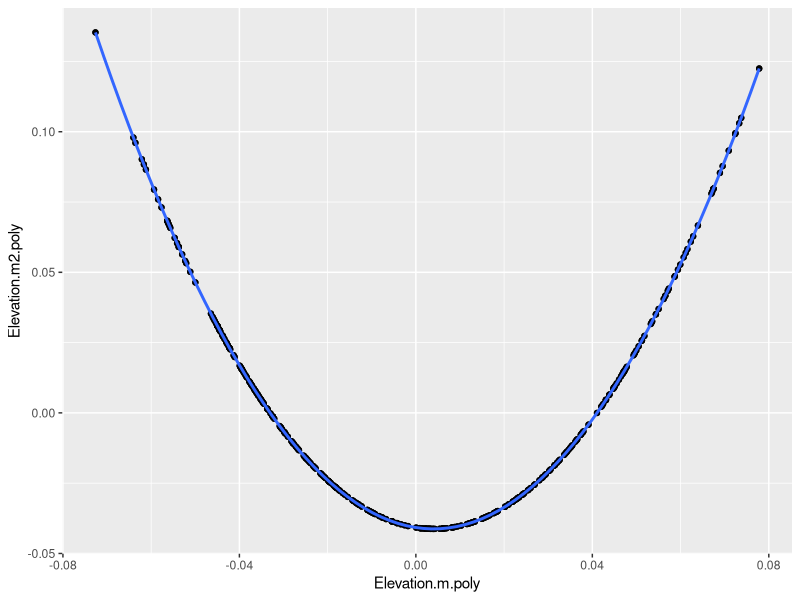
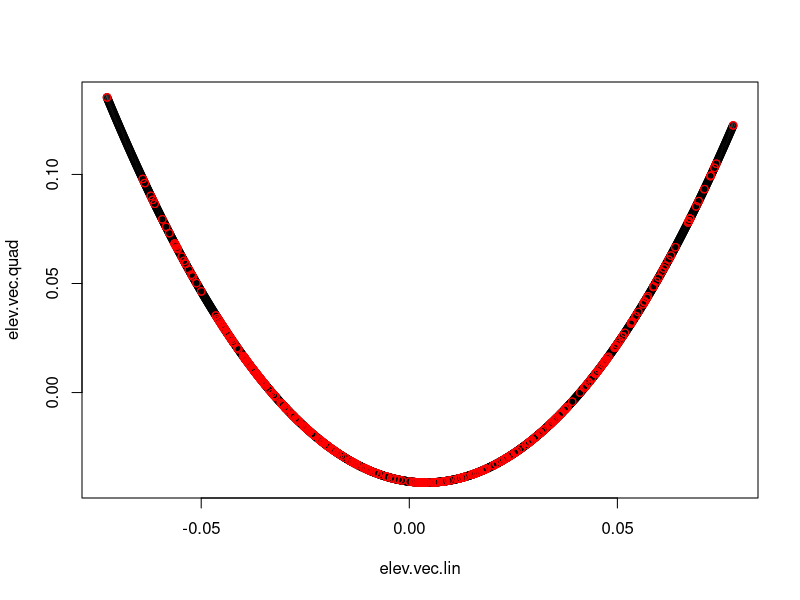
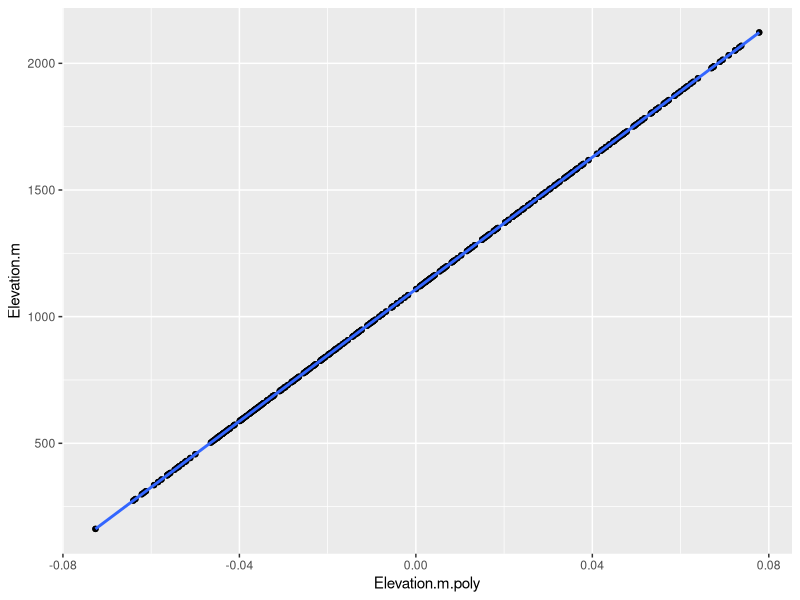
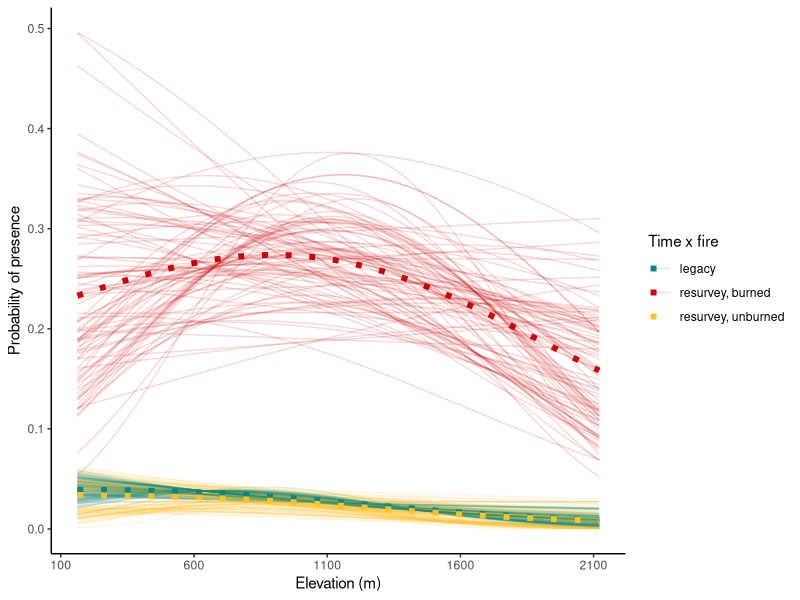
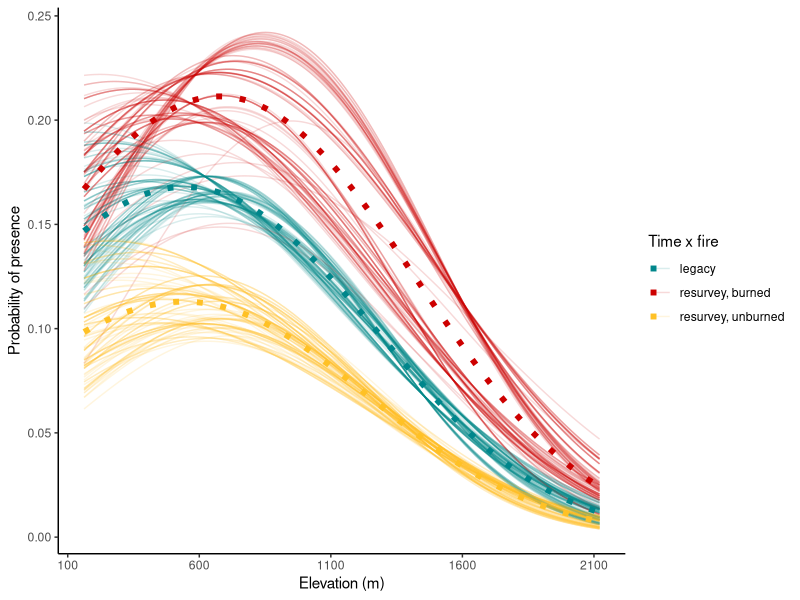
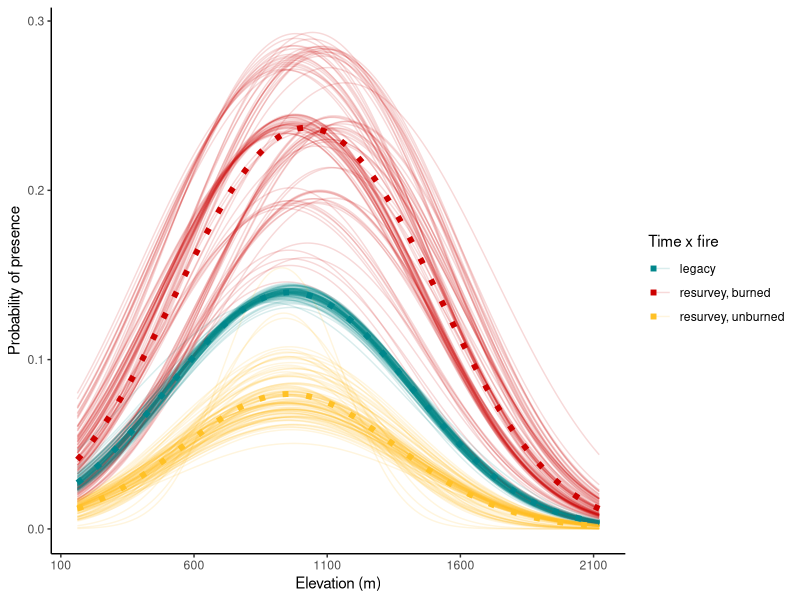
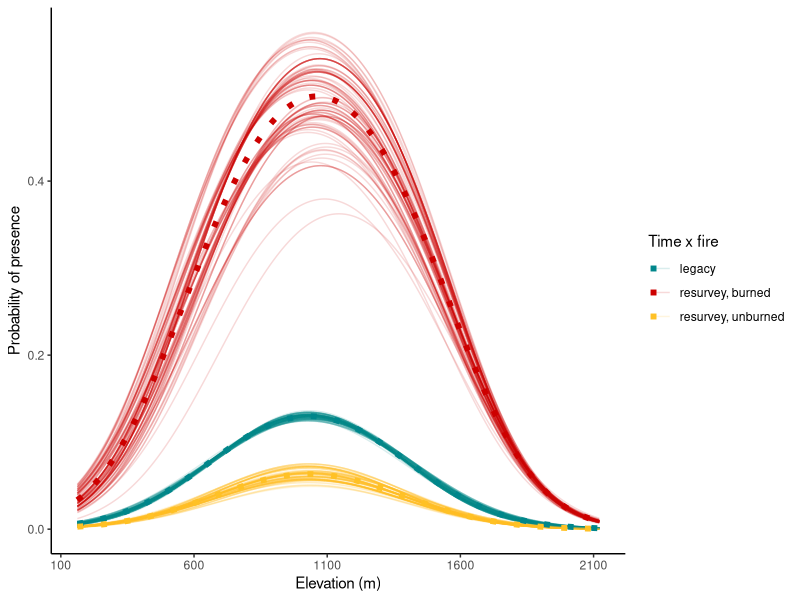
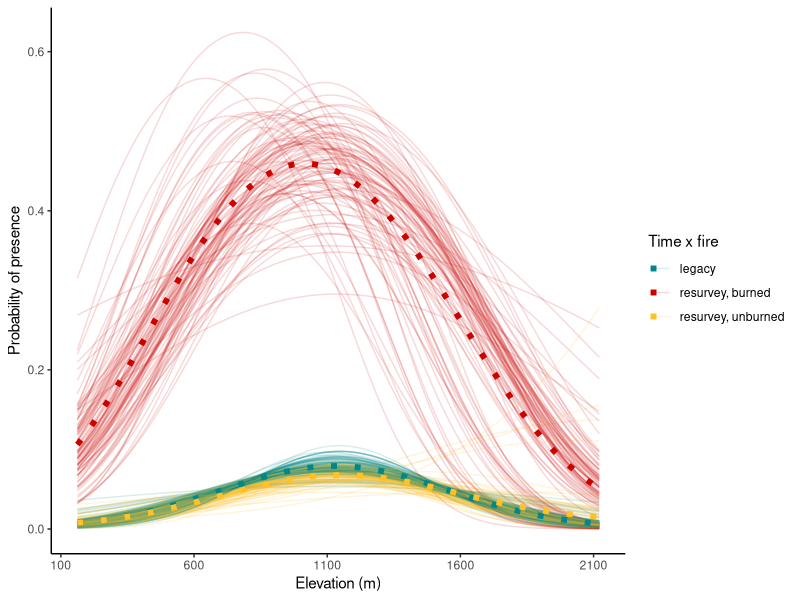

Generate these figures, in order, with R:
# Created: Feb. 16, 2021
# Modified: Apr. 23, 2021
# This script visualizes model-averaged predictions for each rarefied dataset

library(tidyverse)

#### read in and prepare tables of coefficients

# coefficients from all top models for each rarefied dataset that ran without warnings
# these models use the poly() formulaton for orthogonal elevation^2 terms
coeff.ALLDAT <- read.csv("data/3b_new_coefficients.csv", header = TRUE)

# filter to just model average for each rarefied dataset
coeff.avgs <- coeff.ALLDAT %>% filter(Type=="Avg") # now we have 100 model averages per species (or, <100 for the species for which some rarefied datasets threw warnings?)

# split into species modeled with fire vs without
coeffs.fire <- coeff.avgs %>% filter(Fire.Included=="Yes")
coeffs.nofire <- coeff.avgs %>% filter(Fire.Included=="No")

#### species lists

## good spp - fire (n=7)
#"ACMI", "CEVE", "EPAN", "PAMY"
#"ARUV" (but based on 98 datasets without warnings)
#"CARU" (but 21 datasets meet criterion for no fire)
#"VAME" (but cannot run most complex model)species.list.fire <- coeffs.fire %>% 

## good spp - no fire (n=29)
#"ACCI", "ACGL", "ATFI", "CHUM", "CLUN", "COCA", "GASH", "GOOB", "GYDR", "LIBO", "MANE", "MEFE", "OPHO", "POMU", "PTAQ", "RUPA", "RUPE", "RUSP", "SOSI", "TITR", "VASI"
#"AMAL" (but based on 98 datasets without warnings)
#"CAME" (but based on 74 datasets without warnings)
#"GAOV" (but based on 99 datasets without warnings)
#"HIAL" (but based on 99 datasets without warnings)
#"HODI" (but cannot run most complex model)
#"RULA" (but based on 99 datasets without warnings)
#"SPBE" (but 35 datasets meet criterion for fire)
#"TRBO" (but based on 70 datasets without warnings)

## bad spp (n=6)
#"COST", "LUPE", "PHEM", "RHAL", "VAAL", "VADE"

species.list.fire <- coeffs.fire %>% 
  group_by(Species) %>% 
  summarise(Species=first(Species))

species.list.nofire <- coeffs.nofire %>% 
  group_by(Species) %>% 
  summarise(Species=first(Species))


#### elevation vector for multiplying by coefficients
# needs to be in poly-transformed units

# exploring to determine what poly-tranformed values should be
dat <- read_csv("data/3c_transformed_polynomials.csv")

# relationship between quadratic and linear terms in poly-transformed units is a perfect quadratic
ggplot(data=dat, aes(x=Elevation.m.poly, y=Elevation.m2.poly)) +
  geom_point() +
  geom_smooth(method="lm", formula= y~poly(x,2))

# quadratic function is given by this model
poly.mod <- lm(Elevation.m2.poly ~ Elevation.m.poly + I(Elevation.m.poly^2), data=dat)

# linear vector
# range based on min/max values in dat$Elevation.m.poly
elev.vec.lin = as.numeric(seq(min(dat$Elevation.m.poly), max(dat$Elevation.m.poly), by=0.0001)) 

# quadratic vector
elev.vec.quad = poly.mod$coefficients[1] + 
  elev.vec.lin*poly.mod$coefficients[2] + 
  elev.vec.lin*elev.vec.lin*poly.mod$coefficients[3]
plot(elev.vec.quad ~ elev.vec.lin) + 
  points(dat$Elevation.m.poly, dat$Elevation.m2.poly, col="red") #ok! we have linear and quadratic elevation vectors that match what the models are using


#### elevation list for back-transformed axis labels
# needs to be in raw units (m)
ggplot(data=dat, aes(x=Elevation.m.poly, y=Elevation.m)) +
  geom_point() +
  geom_smooth(method="lm")

poly.ticks.default = seq(-0.08, 0.08, by=0.04)
back.mod.default <- lm(Elevation.m ~ Elevation.m.poly, data=dat)
raw.ticks.default = back.mod.default$coefficients[1] + poly.ticks.default*back.mod.default$coefficients[2]

back.mod.custom <- lm(Elevation.m.poly ~ Elevation.m, data=dat)
raw.ticks.custom = c(100, 600, 1100, 1600, 2100)
poly.ticks.custom = back.mod.custom$coefficients[1] + raw.ticks.custom*back.mod.custom$coefficients[2]

#### other prep work
# empty matrices for writing best-fit lines into
pred.leg.reps = matrix(nrow=length(elev.vec.lin),ncol=100)
pred.res.unburn.reps = matrix(nrow=length(elev.vec.lin),ncol=100)
pred.res.burn.reps = matrix(nrow=length(elev.vec.lin),ncol=100)

# function for converting predictions to 0-1 response scale
response = function(y) {
  exp(as.numeric(y))/(1+exp(as.numeric(y)))
  }
  
# color palette for fire graphs
col.pal <- c("turquoise4", "red3", "goldenrod1")

#### big loop to calculate predicted values across each rarefaction for each species
for (i in 1:dim(species.list.fire)[1]) {
  sp = as.list(species.list.fire[i,1]) 
  mods <- coeffs.fire %>% 
    filter(Species==sp) %>% 
    select(Int=Intercept, 
           Elev=Elevation.m, 
           Elev2=Elevation.m2, 
           ResurvBurn = Resurvey.Burned.fi,
           ResurvUnburn = Resurvey.Unburned.fi,
           ResurvBurnxElev = Elevation.m.Res.Burn.fi,
           ResurvBurnxElev2 = Elevation.m2.Res.Burn.fi,
           ResurvUnburnxElev = Elevation.m2.Res.Unburn.fi,
           ResurvUnburnXElev2 = Elevation.m2.Res.Unburn.fi) %>% 
    mutate_if(is.numeric, ~replace(., is.na(.), 0))
  
  for (j in 1:dim(mods)[1]) {
    pred.leg.reps[,j] = mods$Int[j] + mods$Elev[j]*elev.vec.lin + mods$Elev2[j]*elev.vec.quad
    
    pred.res.unburn.reps[,j] = mods$Int[j] + mods$Elev[j]*elev.vec.lin + mods$Elev2[j]*elev.vec.quad + mods$ResurvUnburn[j] + mods$ResurvUnburnxElev[j]*elev.vec.lin + mods$ResurvUnburnXElev2[j]*elev.vec.quad
    
    pred.res.burn.reps[,j] = mods$Int[j] + mods$Elev[j]*elev.vec.lin + mods$Elev2[j]*elev.vec.quad + mods$ResurvBurn[j] + mods$ResurvBurnxElev[j]*elev.vec.lin 
    + mods$ResurvBurnxElev2[j]*elev.vec.quad
    }
  
  t1.unburn.reps <- as.data.frame(cbind(elev.vec.lin, 'legacy', pred.leg.reps)) %>% 
    mutate(across(c(3:102), response))
  t1.unburn.reps.tall <- gather(t1.unburn.reps, "rep", "preds", 3:102) %>% 
    mutate(elev.vec.lin = as.numeric(elev.vec.lin))
  t1.unburn.summary <- t1.unburn.reps.tall %>% 
    group_by(V2, elev.vec.lin) %>% 
    summarise(mean.resp = mean(preds),
              lower.resp = unname(quantile(preds, c(0.05))),
              upper.resp = unname(quantile(preds, c(0.95))))

  t2.unburn.reps <- as.data.frame(cbind(elev.vec.lin, 'res.unburn', pred.res.unburn.reps)) %>% 
    mutate(across(c(3:102), response))
  t2.unburn.reps.tall <- gather(t2.unburn.reps, "rep", "preds", 3:102) %>% 
    mutate(elev.vec.lin = as.numeric(elev.vec.lin))
  t2.unburn.summary <- t2.unburn.reps.tall %>% 
    group_by(V2, elev.vec.lin) %>% 
    summarise(mean.resp = mean(preds),
              lower.resp = unname(quantile(preds, c(0.05))),
              upper.resp = unname(quantile(preds, c(0.95))))

  t2.burn.reps <- as.data.frame(cbind(elev.vec.lin, 'res.burn', pred.res.burn.reps)) %>% 
    mutate(across(c(3:102), response))
  t2.burn.reps.tall <- gather(t2.burn.reps, "rep", "preds", 3:102) %>% 
    mutate(elev.vec.lin = as.numeric(elev.vec.lin))
  t2.burn.summary <- t2.burn.reps.tall %>% 
    group_by(V2, elev.vec.lin) %>% 
    summarise(mean.resp = mean(preds),
              lower.resp = unname(quantile(preds, c(0.05))),
              upper.resp = unname(quantile(preds, c(0.95))))

  graph.dat.tall <- bind_rows(t1.unburn.reps.tall, t2.unburn.reps.tall, t2.burn.reps.tall)  

  graph.dat.means <- bind_rows(t1.unburn.summary, t2.unburn.summary, t2.burn.summary) %>% 
    mutate(preds = mean.resp)

  gg <- ggplot(graph.dat.means, aes(x = elev.vec.lin, y = preds, color = V2)) + 
    geom_line(data=graph.dat.tall, aes(group=interaction(V2, rep), color=V2), alpha=0.15) +
    geom_line(size=2, linetype="dotted") +
    theme_classic() +
    scale_color_manual("Time x fire", values=col.pal, labels=c("legacy", "resurvey, burned", "resurvey, unburned")) +
    scale_x_continuous(breaks=poly.ticks.custom, labels=raw.ticks.custom) +
    xlab("Elevation (m)") +
    ylab("Probability of presence")
  
  ggsave(paste("figures/model.preds_ortho_",sp,".pdf",sep=""), gg, width=5, height=5)

} 

#graph.dat <- bind_rows(t1.unburn.all, t2.unburn.all, t2.burn.all)
#graph.dat$elev.vec.lin <- as.numeric(graph.dat$elev.vec.lin)
#gg <- ggplot(graph.dat, aes(x=elev.vec.lin, y=mean.resp, color=V2)) +
#  theme_classic() +
#  xlab("Elevation (m)") +
#  ylab("Probability of presence") +
  #geom_errorbar(aes(ymin=lower.resp, ymax=upper.resp), alpha=0.05) +
#  geom_line() +
#  scale_color_manual(values=col.pal)



#### now the species without fire

# empty matrices to store predictions
pred.leg.reps = matrix(nrow=length(elev.vec.lin),ncol=100)
pred.res.reps = matrix(nrow=length(elev.vec.lin),ncol=100)

# new color palette
col.pal <- c("turquoise4", "goldenrod1")

for (i in 1:dim(species.list.nofire)[1]) {
  sp = as.list(species.list.nofire[i,1])
  mods <- coeffs.nofire %>% 
    filter(Species==sp) %>% 
    select(Int=Intercept, 
           Elev=Elevation.m, 
           Elev2=Elevation.m2, 
           Year = Data.Type.nofi,
           YearxElev = Data.Type.Elevation.m.nofi,
           YearxElev2 = Data.Type.Elevation.m2.nofi) %>% 
    mutate_if(is.numeric, ~replace(., is.na(.), 0))

  for (j in 1:dim(mods)[1]) {
    pred.leg.reps[,j] = mods$Int[j] + mods$Elev[j]*elev.vec.lin + mods$Elev2[j]*elev.vec.quad
    
    pred.res.reps[,j] = mods$Int[j]  + mods$Elev[j]*elev.vec.lin + mods$Elev2[j]*elev.vec.quad + mods$Year[j] + mods$YearxElev[j]*elev.vec.lin + mods$YearxElev2[j]*elev.vec.quad
  }
  
  t1.reps <- as.data.frame(cbind(elev.vec.lin, 'legacy', pred.leg.reps)) %>% 
    mutate(across(c(3:102), response))
  t1.reps.tall <- gather(t1.reps, "rep", "preds", 3:102) %>% 
    mutate(elev.vec.lin = as.numeric(elev.vec.lin))
  t1.summary <- t1.reps.tall %>% 
    group_by(V2, elev.vec.lin) %>% 
    summarise(mean.resp = mean(preds),
              lower.resp = unname(quantile(preds, c(0.05))),
              upper.resp = unname(quantile(preds, c(0.95))))

  t2.reps <- as.data.frame(cbind(elev.vec.lin, 'resurvey', pred.res.reps)) %>% 
      mutate(across(c(3:102), response))
  t2.reps.tall <- gather(t2.reps, "rep", "preds", 3:102) %>% 
    mutate(elev.vec.lin = as.numeric(elev.vec.lin))
  t2.summary <- t2.reps.tall %>% 
    group_by(V2, elev.vec.lin) %>% 
    summarise(mean.resp = mean(preds),
              lower.resp = unname(quantile(preds, c(0.05))),
              upper.resp = unname(quantile(preds, c(0.95))))

  graph.dat.tall <- bind_rows(t1.reps.tall, t2.reps.tall)  
  
  graph.dat.means <- bind_rows(t1.summary, t2.summary) %>% 
    mutate(preds=mean.resp)

  gg <- ggplot(graph.dat.means, aes(x = elev.vec.lin, y = preds, color = V2)) + 
    geom_line(data=graph.dat.tall, aes(group=interaction(V2, rep), color=V2), alpha=0.15) +
    geom_line(size=2, linetype="dotted") +
    theme_classic() +
    scale_color_manual("Time", values=col.pal, labels=c("legacy", "resurvey")) +
    scale_x_continuous(breaks=poly.ticks.custom, labels=raw.ticks.custom) +
    xlab("Elevation (m)") +
    ylab("Probability of presence")
  
  ggsave(paste("figures/model.preds_ortho_",sp,".pdf",sep=""), gg, width=5, height=5)  
}
